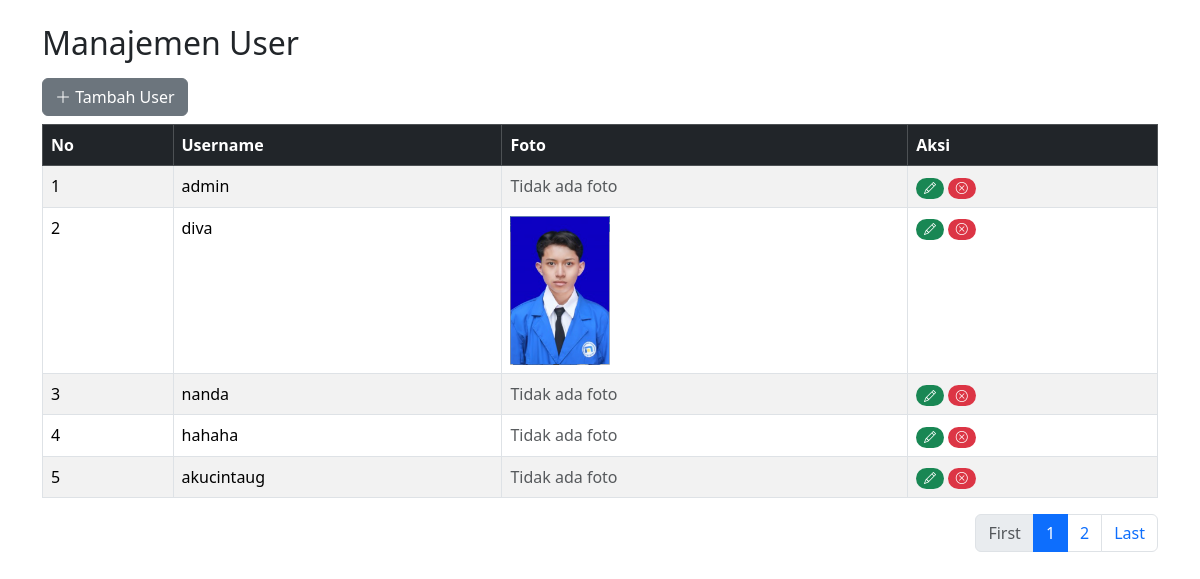
Screenshot of /user.php with the database file from the repository.
### tables this page shows
CREATE TABLE `user` (
  `id` int(11) NOT NULL,
  `username` varchar(50) NOT NULL,
  `password` text NOT NULL,
  `foto` text NOT NULL
);

### user.php (the view, shortened to what this page needs)
<?php
include "koneksi.php";
$limit = 5;
$pagination = isset($_GET['pagination']) ? (int)$_GET['pagination'] : 1;
$start = ($pagination - 1) * $limit;
$result = $conn->query("SELECT * FROM user LIMIT $start, $limit");
$total = $conn->query("SELECT COUNT(id) AS total FROM user")->fetch_assoc()['total'];
$totalPages = ceil($total / $limit);
?>
<!DOCTYPE html>
<html lang="en">
<head>
    <link rel="stylesheet" href="https://cdn.jsdelivr.net/npm/bootstrap@5.3.2-alpha1/dist/css/bootstrap.min.css">
    <link rel="stylesheet" href="https://cdn.jsdelivr.net/npm/bootstrap-icons/font/bootstrap-icons.css">
</head>
<body>
    <div class="container mt-4">
        <h2 class="mb-3">Manajemen User</h2>
        <button class="btn btn-secondary mb-2" data-bs-toggle="modal" data-bs-target="#addModal">
            <i class="bi bi-plus-lg"></i> Tambah User
        </button>
        <table class="table table-bordered table-striped">
            <thead class="table-dark">
                <tr>
                    <th>No</th>
                    <th>Username</th>
                    <th>Foto</th>
                    <th>Aksi</th>
                </tr>
            </thead>
            <tbody>
                <?php
                $no = $start + 1;
                while ($row = $result->fetch_assoc()): ?>
                    <tr>
                        <td><?= $no++ ?></td>
                        <td><?= $row['username'] ?></td>
                        <td>
                            <?php if (!empty($row['foto'])): ?>
                                <img src="<?= $row['foto'] ?>" alt="Foto" style="width: 100px;">
                            <?php else: ?>
                                <span class="text-muted">Tidak ada foto</span>
                            <?php endif; ?>
                        </td>
                        <td>
                            <a href="#" title="Edit" class="badge rounded-pill text-bg-success" data-bs-toggle="modal" data-bs-target="#editModal<?= $row['id'] ?>">
                                <i class="bi bi-pencil"></i>
                            </a>
                            <a href="#" title="Delete" class="badge rounded-pill text-bg-danger" data-bs-toggle="modal" data-bs-target="#modalHapus<?= $row['id'] ?>">
                                <i class="bi bi-x-circle"></i>
                            </a>
                        </td>
                    </tr>
                <?php endwhile; ?>
            </tbody>
        </table>
    <nav>
    <ul class="pagination justify-content-end">
        <li class="page-item <?= ($pagination == 1) ? 'disabled' : '' ?>">
            <a class="page-link" href="admin.php?page=user&pagination=1">First</a>
        </li>
        <?php for ($i = 1; $i <= $totalPages; $i++): ?>
            <li class="page-item <?= ($i == $pagination) ? 'active' : '' ?>">
                <a class="page-link" href="admin.php?page=user&pagination=<?= $i ?>"><?= $i ?></a>
            </li>
        <?php endfor; ?>
        <li class="page-item <?= ($pagination == $totalPages) ? 'disabled' : '' ?>">
            <a class="page-link" href="admin.php?page=user&pagination=<?= $totalPages ?>">Last</a>
        </li>
    </ul>
</nav>
    </div>
</body>
</html>

### rows the page displays
user: username "admin", foto "Tidak ada foto"
user: username "diva", foto (picture)
user: username "nanda", foto "Tidak ada foto"
user: username "hahaha", foto "Tidak ada foto"
user: username "akucintaug", foto "Tidak ada foto"
